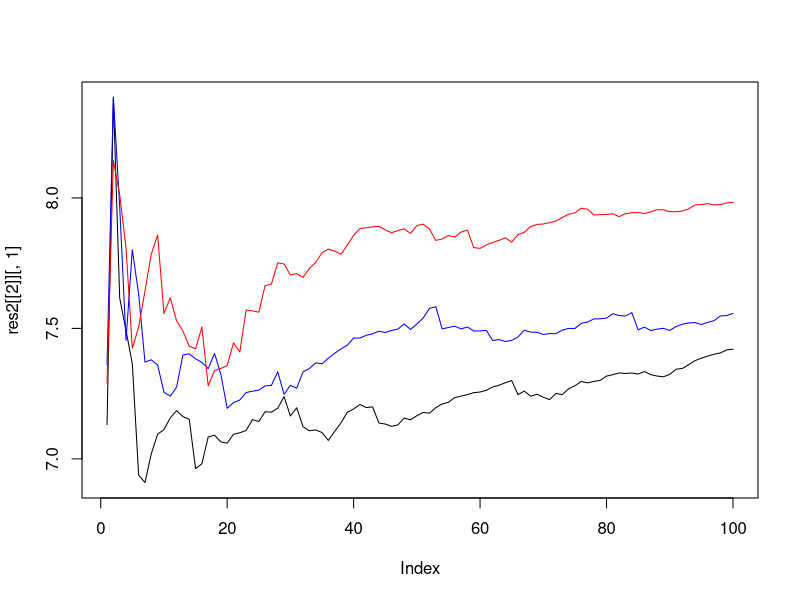

The R source for this figure: (Note: a time limit stopped this script after it produced the figure.)
## ---- chunk 1
library(MASS)
data(Boston)
## ---- chunk 2
head(Boston)
## ---- chunk 3
y <- Boston[, 1]
x <- Boston[, -c(1,4,9)]
x <- as.matrix(scale(x))
## ---- chunk 4
dim(x)
## ---- chunk 5
length(y)
## ---- chunk 6
class(x)
## ---- chunk 7
colnames(x)
## ---- chunk 8
apply(x, 2, function(t) sum(is.na(t)))
## ---- chunk 9
head(x, 3)
## ---- chunk 10
test <- x[1,]
train <- x[-1,]

te <- 1
tran <- (1:nrow(x))[-te]

dist_1 <- function(train, test) {
  diff <- train - matrix(rep(test, nrow(train)),
                         nrow=nrow(train), byrow=T)
  dists <- apply(abs(diff), 1, sum)
  dists <- as.numeric(dists)
  return(dists)
}
## ---- chunk 11
dist_2 <- function(train, test) {
  diff <- train - matrix(rep(test, nrow(train)),
                         nrow=nrow(train), byrow=T)
  dists <- sqrt(apply(diff^2, 1, sum))
  dists <- as.numeric(dists)
  return(dists)
}
## ---- chunk 12
dist_3 <- function(train, test) {
  diff <- train - matrix(rep(test, nrow(train)),
                         nrow=nrow(train), byrow=T)
  numer <- abs(diff)
  denom <- abs(train) + abs(matrix(rep(test, nrow(train)),
                                   nrow=nrow(train), byrow=T))
  dists <- apply((numer/denom), 1, sum)
  dists <- as.numeric(dists)
  return(dists)
}
## ---- chunk 13
fhat <- function(dist_func, train, test, target, K) {
  dist_vector <- dist_func(train, test)
  closest_K <- order(dist_vector,
                      decreasing = F)[1:K]
  fhat <- mean(target[closest_K])
  return(fhat)
}

fhat_1 <- fhat(dist_func=dist_1,
               train=train,
               test=test,
               target=y[tran],
               K=10)
fhat_2 <- fhat(dist_func=dist_2,
               train=train,
               test=test,
               target=y[tran],
               K=10)
fhat_3 <- fhat(dist_func=dist_3,
               train=train,
               test=test,
               target=y[tran],
               K=10)

data.frame(l=1:3,fhat=c(fhat_1, fhat_2, fhat_3))
# [1] 0.115894 0.201866 0.074659
## ---- chunk 14
set.seed(12345)
tran <- sample(nrow(x), 400) # Randomly selected 400 samples
te <- c(1:nrow(x))[-tran]

PE <- function(x, y) {
  train <- x[tran,]
  testset <- x[-tran,]
  y_te <- y[te]
  
  K_list <- seq(1,100)
  
  f1_mat <- matrix(0, nrow=nrow(testset), ncol=100)
  f2_mat <- matrix(0, nrow=nrow(testset), ncol=100)
  f3_mat <- matrix(0, nrow=nrow(testset), ncol=100)
  
  for (i in 1:nrow(testset)) {
    test <- testset[i,]
    y_i <- y_te[i]
    for (k in K_list) {
      fhat_1 <- fhat(dist_1, train, test, y[tran], K=k)
      fhat_2 <- fhat(dist_2, train, test, y[tran], K=k)
      fhat_3 <- fhat(dist_3, train, test, y[tran], K=k)
      f1_mat[i,k] <- (y_i - fhat_1)^2
      f2_mat[i,k] <- (y_i - fhat_2)^2
      f3_mat[i,k] <- (y_i - fhat_3)^2
    }
  }
  
  PE1 <- apply(f1_mat, 2, function(t) sqrt(mean(t)))
  PE2 <- apply(f2_mat, 2, function(t) sqrt(mean(t)))
  PE3 <- apply(f3_mat, 2, function(t) sqrt(mean(t)))
  
#  plot(PE1, type="l")
#  lines(PE2, col="blue")
#  lines(PE3, col="red")
  
  result_df <- data.frame(K_opt=c(which.min(PE1),
                                  which.min(PE2),
                                  which.min(PE3)),
                          PE_value=c(min(PE1),
                                     min(PE2),
                                     min(PE3)))
  
  return(list(result_df, cbind(PE1, PE2, PE3)))
}


res2 <- PE(x,y)

plot(res2[[2]][,1], type="l")
lines(res2[[2]][,2], col="blue")
lines(res2[[2]][,3], col="red")

res2[[1]]
## ---- chunk 15
set.seed(1234)
foldID <- sample(rep(1:10, length=nrow(x)))

CVE <- function(x, y){
  for (id in 1:10) {
    res_mat <- matrix(0, nrow=100, ncol=3)
    
    train <- x[foldID!=id,]
    testset <- x[foldID==id,]
    y_te <- y[foldID==id]
    
    K_list <- 1:100
    
    f1_mat <- matrix(0, nrow=nrow(testset), ncol=100)
    f2_mat <- matrix(0, nrow=nrow(testset), ncol=100)
    f3_mat <- matrix(0, nrow=nrow(testset), ncol=100)
    
    for (i in 1:nrow(testset)) {
      test <- testset[i,]
      y_i <- y_te[i]
      for (k in K_list) {
        fhat_1 <- fhat(dist_1, train, test, y[foldID!=id], K=k)
        fhat_2 <- fhat(dist_2, train, test, y[foldID!=id], K=k)
        fhat_3 <- fhat(dist_3, train, test, y[foldID!=id], K=k)
        f1_mat[i,k] <- (y_i - fhat_1)^2
        f2_mat[i,k] <- (y_i - fhat_2)^2
        f3_mat[i,k] <- (y_i - fhat_3)^2
      }
    }
    mkPE1 <- apply(f1_mat, 2, sum)
    mkPE2 <- apply(f2_mat, 2, sum)
    mkPE3 <- apply(f3_mat, 2, sum)
    
    res_mat <- res_mat + cbind(mkPE1, mkPE2, mkPE3)
  }
  
  CVE_mat <- sqrt(res_mat/506)
  
#  plot(CVE_mat[,1], type="l")
#  lines(CVE_mat[,2], col="blue")
#  lines(CVE_mat[,3], col="red")
  
  K_opt <- apply(CVE_mat, 2, which.min)
  CVE_value <- apply(CVE_mat, 2, min)
  
  result_df <- data.frame(K_opt=c(K_opt[1],
                                  K_opt[2],
                                  K_opt[3]),
                          CVE_value=c(CVE_value[1],
                                     CVE_value[2],
                                     CVE_value[3]))
  rownames(result_df) = c("1","2","3")
  
  return(list(result_df, CVE_mat))
}

res3 <- CVE(x,y)

plot(res3[[2]][,3], type="l", col="red")
lines(res3[[2]][,2], col="blue")
lines(res3[[2]][,1])

res3[[1]]
## ---- chunk 16
ghat <- function(dist_func, train, test, target, K) {
  dist_vector <- dist_func(train, test)
  closest_K <- order(dist_vector,
                      decreasing = F)[1:K]
  ghat <- median(target[closest_K])
  return(ghat)
}

set.seed(1234)
foldID <- sample(rep(1:10, length=nrow(x)))

CVE_g <- function(x, y){
  for (id in 1:10) {
    res_mat <- matrix(0, nrow=100, ncol=3)
    
    train <- x[foldID!=id,]
    testset <- x[foldID==id,]
    y_te <- y[foldID==id]
    
    K_list <- 1:100
    
    g1_mat <- matrix(0, nrow=nrow(testset), ncol=100)
    g2_mat <- matrix(0, nrow=nrow(testset), ncol=100)
    g3_mat <- matrix(0, nrow=nrow(testset), ncol=100)
    
    for (i in 1:nrow(testset)) {
      test <- testset[i,]
      y_i <- y_te[i]
      for (k in K_list) {
        ghat_1 <- ghat(dist_1, train, test, y[foldID!=id], K=k)
        ghat_2 <- ghat(dist_2, train, test, y[foldID!=id], K=k)
        ghat_3 <- ghat(dist_3, train, test, y[foldID!=id], K=k)
        g1_mat[i,k] <- (y_i - ghat_1)^2
        g2_mat[i,k] <- (y_i - ghat_2)^2
        g3_mat[i,k] <- (y_i - ghat_3)^2
      }
    }
    mkPE1 <- apply(g1_mat, 2, sum)
    mkPE2 <- apply(g2_mat, 2, sum)
    mkPE3 <- apply(g3_mat, 2, sum)
    
    res_mat <- res_mat + cbind(mkPE1, mkPE2, mkPE3)
  }
  
  CVE_mat <- sqrt(res_mat/506)
  
#  plot(CVE_mat[,1], type="l")
#  lines(CVE_mat[,2], col="blue")
#  lines(CVE_mat[,3], col="red")
  
  K_opt <- apply(CVE_mat, 2, which.min)
  CVE_value <- apply(CVE_mat, 2, min)
  
  result_df <- data.frame(K_opt=c(K_opt[1],
                                  K_opt[2],
                                  K_opt[3]),
                          CVE_value=c(CVE_value[1],
                                     CVE_value[2],
                                     CVE_value[3]))
  rownames(result_df) <- 1:3
  
  return(list(result_df, CVE_mat))
}

res4 <- CVE_g(x,y)

plot(res4[[2]][,3], type="l", col="red")
lines(res4[[2]][,2], col="blue")
lines(res4[[2]][,1])

res4[[1]]
## ---- chunk 17
hhat <- function(dist_func, train, test, target, K) {
  dist_vector <- dist_func(train, test)
  closest_K <- order(dist_vector,
                      decreasing = F)[1:K]
  
  min_dist <- min(dist_vector)
  
  delta <- exp(-(dist_vector[closest_K] - min_dist)^2)
  D_lk <- sum(delta)
  
  hhat <- sum(delta*target[closest_K])/(D_lk)
  return(hhat)
}

set.seed(1234)
foldID <- sample(rep(1:10, length=nrow(x)))

CVE_h <- function(x, y){
  for (id in 1:10) {
    res_mat <- matrix(0, nrow=100, ncol=3)
    
    train <- x[foldID!=id,]
    testset <- x[foldID==id,]
    y_te <- y[foldID==id]
    
    K_list <- 1:100
    
    h1_mat <- matrix(0, nrow=nrow(testset), ncol=100)
    h2_mat <- matrix(0, nrow=nrow(testset), ncol=100)
    h3_mat <- matrix(0, nrow=nrow(testset), ncol=100)
    
    for (i in 1:nrow(testset)) {
      test <- testset[i,]
      y_i <- y_te[i]
      for (k in K_list) {
        hhat_1 <- hhat(dist_1, train, test, y[foldID!=id], K=k)
        hhat_2 <- hhat(dist_2, train, test, y[foldID!=id], K=k)
        hhat_3 <- hhat(dist_3, train, test, y[foldID!=id], K=k)
        h1_mat[i,k] <- (y_i - hhat_1)^2
        h2_mat[i,k] <- (y_i - hhat_2)^2
        h3_mat[i,k] <- (y_i - hhat_3)^2
      }
    }
    mkPE1 <- apply(h1_mat, 2, sum)
    mkPE2 <- apply(h2_mat, 2, sum)
    mkPE3 <- apply(h3_mat, 2, sum)
    
    res_mat <- res_mat + cbind(mkPE1, mkPE2, mkPE3)
  }
  
  CVE_mat <- sqrt(res_mat/506)
  
#  plot(CVE_mat[,1], type="l")
#  lines(CVE_mat[,2], col="blue")
#  lines(CVE_mat[,3], col="red")
  
  K_opt <- apply(CVE_mat, 2, which.min)
  CVE_value <- apply(CVE_mat, 2, min)
  
  result_df <- data.frame(K_opt=c(K_opt[1],
                                  K_opt[2],
                                  K_opt[3]),
                          CVE_value=c(CVE_value[1],
                                     CVE_value[2],
                                     CVE_value[3]))
  rownames(result_df) <- 1:3
  
  return(list(result_df, CVE_mat))
}

res5 <- CVE_h(x,y)

plot(res5[[2]][,3], type="l", col="red")
lines(res5[[2]][,2], col="blue")
lines(res5[[2]][,1])

res5[[1]]
